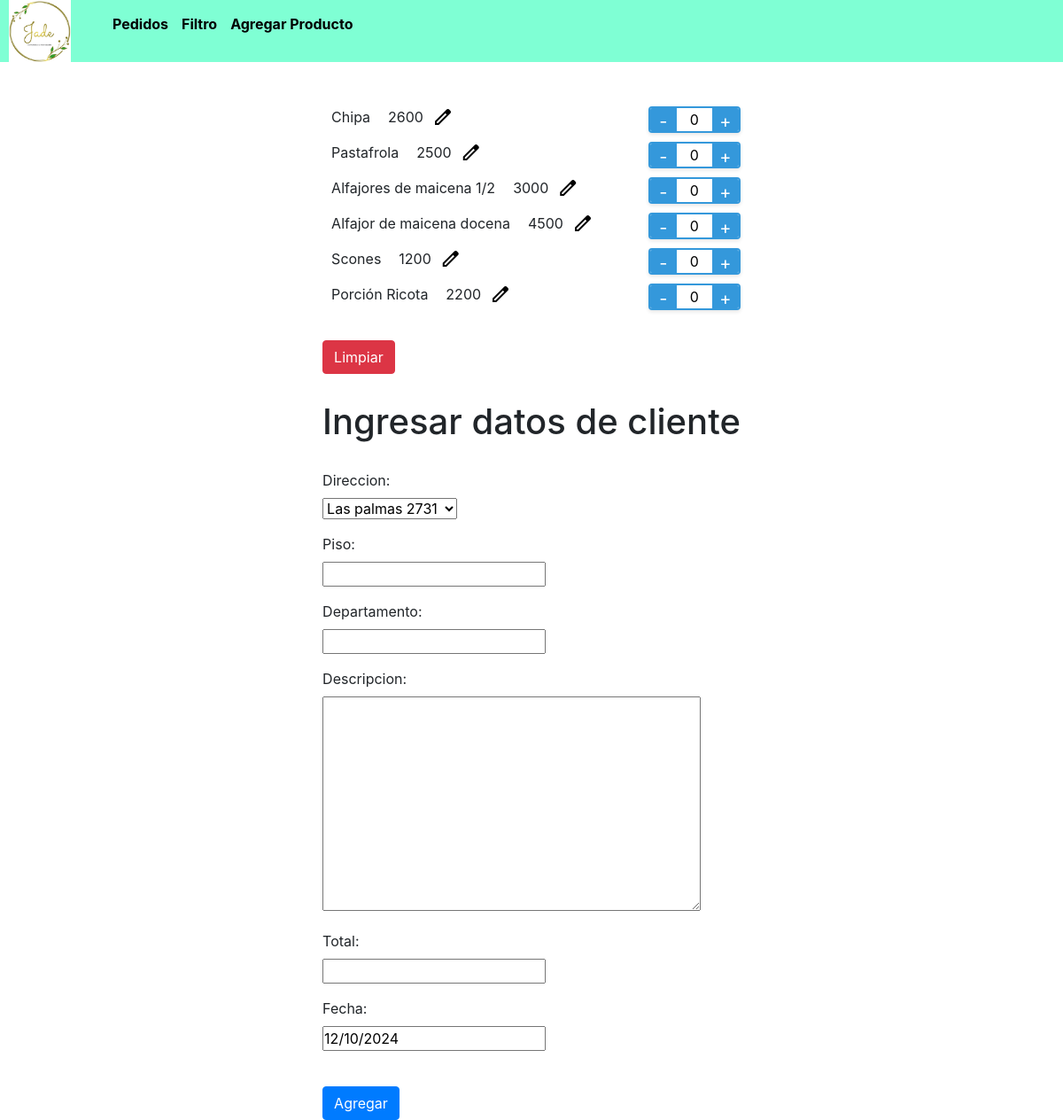
The page / on the database its author committed.
### Jade/models.py (models this page shows, shortened)
class Producto(models.Model):
    nombre = models.CharField(max_length=100)
    precio = models.IntegerField()
    cantidad = models.IntegerField(default=0)

### Jade/views.py (the view)
# urls.py: path("" , mostrar_producto, name="productos"),
def mostrar_producto(request):
    productos = Producto.objects.all()
    if request.method == "POST":
        formulario = FormularioDeVentas(request.POST)
        print(formulario)
        if formulario.is_valid:
            formulario.save()
            return redirect("ultimo_producto")
    else:
        formulario = FormularioDeVentas()
    return render(request, 'listado.html', {"productos": productos, "formulario" : formulario})

### Jade/forms.py (shortened to what this page needs)
class FormularioDeVentas(forms.ModelForm):
    class Meta:
        model = Ventas
        fields = '__all__'
        widgets = {
            'direccion_personalizada': forms.TextInput(attrs={'class': 'oculto'}),
        }

### templates/listado.html (shortened to what this page needs)
{% extends "index.html" %}
{% block Content %}
    <div class="contenedor">
        <div>
            <div class="contenedor__productos">
                {% for products in productos  %}
                <div class="productos">
                    <div class="d-flex">
                        <p class="{{products.nombre}}" valor="{{products.precio}}">
                            {{products.nombre}}
                        </p>
                        <p class="{{products.precio}}">
                            {{products.precio}}
                        </p>
                        <a href={% url "editar" products.id %}><span class="material-symbols-outlined">
                            </span></a>
                    </div>
                    <div class="productosBotones quantity">
                        <button  id="" class="decrementar">-</button>
                        <input type="number" name="cantidad"class="input-box" valor="{{products.precio}}" id="{{products.nombre}}" styles="width: 20px;" value="{{products.cantidad}}">
                        <button id="incrementar" class="incrementar">+</button>
                    </div>
                </div>
                {% endfor %}
            </div>
            <div class="mt-4">
                <a href="{% url "productos" %}"class="btn btn-danger">Limpiar</a>
            </div>
            <h1 class="datosClientH1">Ingresar datos de cliente</h1>
            <form id="formulario" class="loginform" method="POST" enctype=multipart/form-data>
                {{formulario.as_p}}
                <ul class="lista">
                </ul>
                <input class="btn btn-primary"  type="submit" value="Agregar" id="agregar_venta">
            </form>
        </div>
    </div>
    {% endblock Content %}

### Jade/static/Jade/css/style.css (style rules this page uses)
* { margin: 0; padding: 0; box-sizing: border-box; }
.productos { display: flex; }
.productosBotones { display: flex; height: 30px; }
.productos p { margin-left: 10px; margin-right: 10px; }
button { width: 30px; height: 30px; font-size: 18px; border: 1px solid #ccc; background-color: #f5f5f5; cursor: pointer; }
.contenedor { display: flex; width: 100%; flex-direction: column; margin: 0 auto; align-items: center; }
.contenedor__productos { display: flex; flex-direction: column; justify-content: space-around; }
.productos { display: flex; justify-content: space-between; }
a { text-decoration: none; color: black; font-weight: bold; }
ul { display: flex; }
.datosClientH1 { margin-top: 30px; margin-bottom: 30px; }
.quantity { display: flex; border: 2px solid #3498db; border-radius: 4px; overflow: hidden; box-shadow: 0 2px 4px rgba(0, 0, 0, 0.1); }
.quantity button { background-color: #3498db; color: #fff; border: none; cursor: pointer; font-size: 20px; width: 30px; height: auto; text-align: center; transition: background-color 0.2s; }
.loginform { width: 150px; }
.input-box { width: 40px; text-align: center; border: none; padding: 8px 10px; font-size: 16px; outline: none; }
.input-box[type="number"] { -moz-appearance: textfield; }

### rows shown on the page
Producto: nombre "Chipa", precio "2600", cantidad "0"
Producto: nombre "Pastafrola", precio "2500", cantidad "0"
Producto: nombre "Alfajores de maicena 1/2", precio "3000", cantidad "0"
Producto: nombre "Alfajor de maicena docena", precio "4500", cantidad "0"
Producto: nombre "Scones", precio "1200", cantidad "0"
Producto: nombre "Porción Ricota", precio "2200", cantidad "0"
